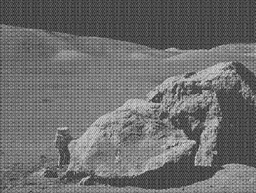
#> input picture moonlanding.png, 256 x 193 px, shrunk from 630 x 474 before the run
$ python fft.py
#> lines starting #> are read from the running program, lines starting #| are printed output that depends on the picture
#> in main, image is the input picture: shape (193, 256); min 26, max 224, mean 108.3
import numpy as np
import matplotlib.pyplot as plt
from matplotlib.colors import LogNorm
import cv2
import time
import argparse

class DiscreteFourierTransform:
    def __init__(self, image):
        self.original_image = image
        self.resized_image = self.pad_image(image)

    def pad_image(self, image):
        row, col = image.shape
#> row = 193; col = 256

        # Pad the image to the next power of 2
        next_power_of_2 = lambda x: 2**int(np.ceil(np.log2(x)))
        resized_row, resized_col = next_power_of_2(row), next_power_of_2(col)
#> resized_row = 256; resized_col = 256

        padded_image = np.zeros((resized_row, resized_col))
        padded_image[:row, :col] = image
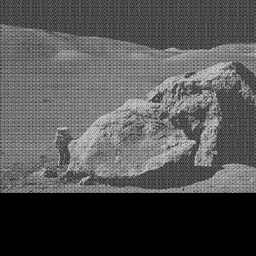
#> padded_image: shape (256, 256) float64; min 0, max 224, mean 81.6

        return padded_image

    def dft(self, signal):
        N = len(signal)
        X = np.zeros(N, dtype=np.complex128)

        for k in range(N):
            for n in range(N):
                X[k] += signal[n] * np.exp(-2j * np.pi * k * n / N)

        return X

    # [11 lines left out: function idft, not called in this run]

    def fft(self, signal, size_threshold=8):
        N = len(signal)

        # If the signal is small enough, use DFT
        if N <= size_threshold:
            return self.dft(signal)

        # Split the signal into even and odd parts (divide and conquer)
        even = self.fft(signal[0::2])
        odd = self.fft(signal[1::2])

        # Precompute the coefficients
        coeff = np.exp(-2j * np.pi * np.arange(N) / N)

        # Combine the results using symmetry properties of the DFT
        return np.concatenate([even + coeff[:N//2] * odd, even + coeff[N//2:] * odd])

    # [23 lines left out: functions ifft, dft_2d, not called in this run]


    def fft_2d(self):
        row, col = self.resized_image.shape
#> row = 256; col = 256

        # Perform 1D FFT on rows
        row_transformed_image = np.zeros((row, col), dtype=np.complex128)
        for i in range(row):
            row_transformed_image[i, :] = self.fft(self.resized_image[i, :])

        # Perform 1D FFT on columns of the transformed image
        col_transformed_image = np.zeros((row, col), dtype=np.complex128)
        for j in range(col):
            col_transformed_image[:, j] = self.fft(row_transformed_image[:, j])

        return col_transformed_image

    # [14 lines left out: function ifft_2d, not called in this run]

    def plot_fft(self):
        frequency_domain = self.fft_2d()

        fig, axs = plt.subplots(1, 2)
        axs[0].imshow(self.original_image, cmap='gray')
        axs[0].set_title("Original Image")

        # Plot the Fourier Transform; take the absolute value to get the magnitude; log-scaled
        axs[1].imshow(np.abs(frequency_domain)[:self.original_image.shape[0], :self.original_image.shape[1]], norm=LogNorm())
        axs[1].set_title("Fourier Transform")

        plt.show()
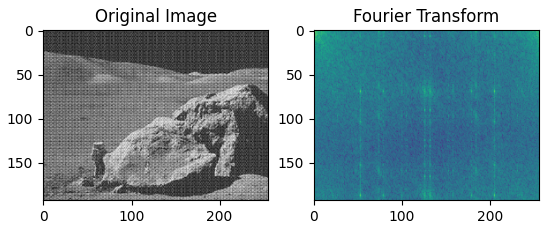
#> figure drawn by matplotlib, 2 panels

    # [257 lines left out: functions plot_denoise_high_frequency, plot_denoise_low_frequency, plot_compression, plot_compression_alternative, plot_runtime, validate_fft and 1 more, not called in this run]

def main():
    parser = argparse.ArgumentParser()
    parser.add_argument('-m', type=int, required=False, help='Mode: 1 for Fast mode, 2 for Denoise, 3 for Compress, 4 for Plot runtime', default=1)
    parser.add_argument('-i', type=str, required=False, help='Filename of the image for the DFT', default='moonlanding.png')

    args = parser.parse_args()
    mode = args.m
    filename = args.i

    # Read the image in grayscale
    image = cv2.imread(filename, cv2.IMREAD_GRAYSCALE)

    dft = DiscreteFourierTransform(image)

    # Perform requested mode
    if mode == 1:
        dft.plot_fft()
    elif mode == 2:
        dft.plot_denoise_high_frequency()
    elif mode == 3:
        dft.plot_compression()
    elif mode == 4:
        dft.plot_runtime()
    elif mode == 5:
        dft.plot_denoise_low_frequency()
    elif mode == 6:
        dft.plot_compression_alternative()
    elif mode == 7:
        dft.validate_fft()
    elif mode == 8:
        dft.validate_ifft()
    else:
        print('''Invalid mode. Mode: 1 for Fast mode, 2 for High Frequency Denoise, 3 for Compress, 4 for Plot runtime,
                5 for Low Frequency Denoise, 6 for Alternative Compression, 7 for Fast mode validation,
                8 for Inverse Fast mode validation''')
        exit()

if __name__ == '__main__':
    main()

$ run again, with cat.png copied over moonlanding.png
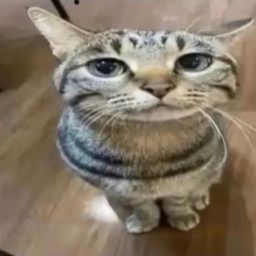
#> input picture cat.png, 256 x 256 px, shrunk from 1170 x 1168 before the run
#> in main, `image = cv2.imread(filename, cv2.IMREAD_GRAYSCALE)`:
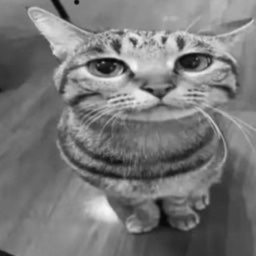
#> image: shape (256, 256); min 4, max 249, mean 119.6
#> in plot_fft, `plt.show()`:
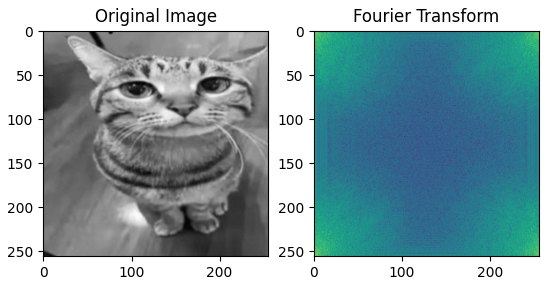
#> figure drawn by matplotlib, 2 panels
